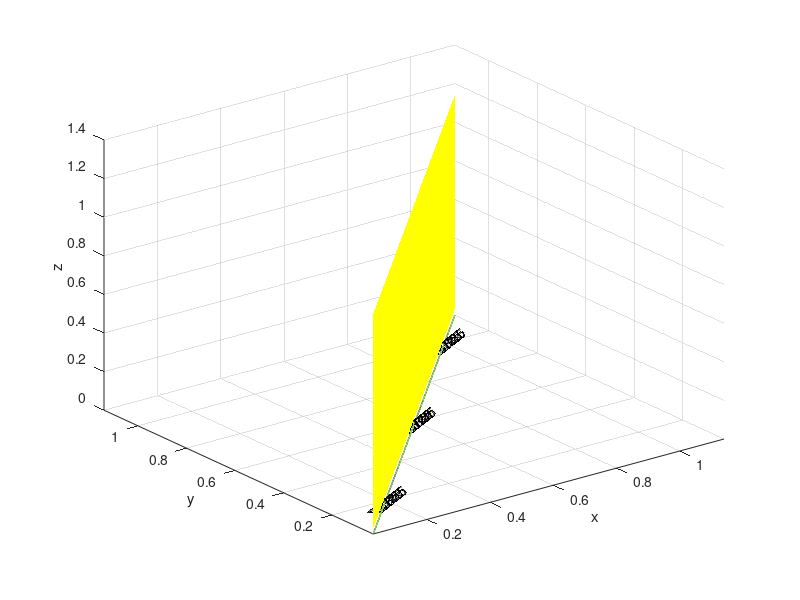

Recreate this plot in MATLAB.
clc, clear, close all 
[x,z]=meshgrid(0.03:0.01:1.14);
y=x; 
surf(x,y,z, 'EdgeColor', 'none', 'FaceColor', 'yellow');
hold on 
contour(x,y,z,7, 'ShowText', 'on'); 
xlabel('x')
ylabel('y') 
zlabel('z')